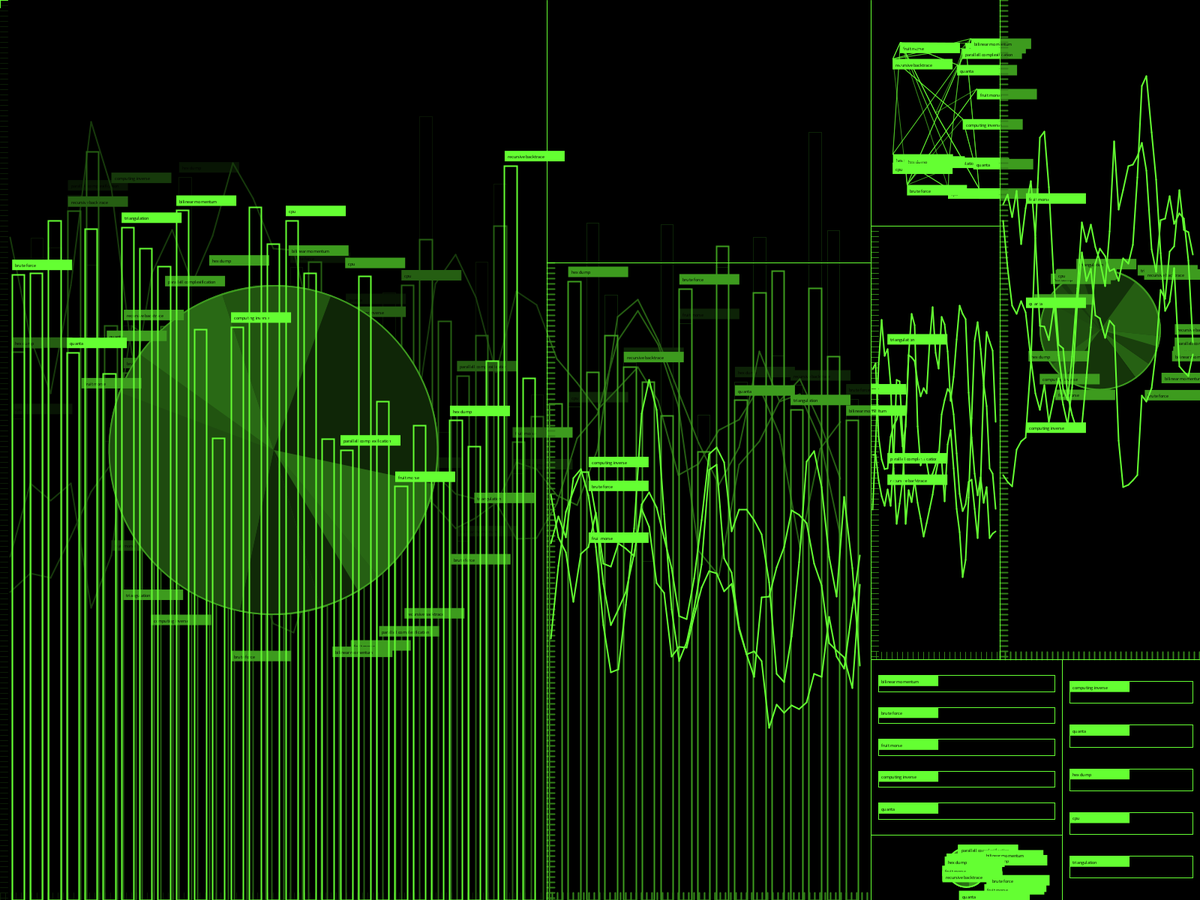
Frame 1 (no input)
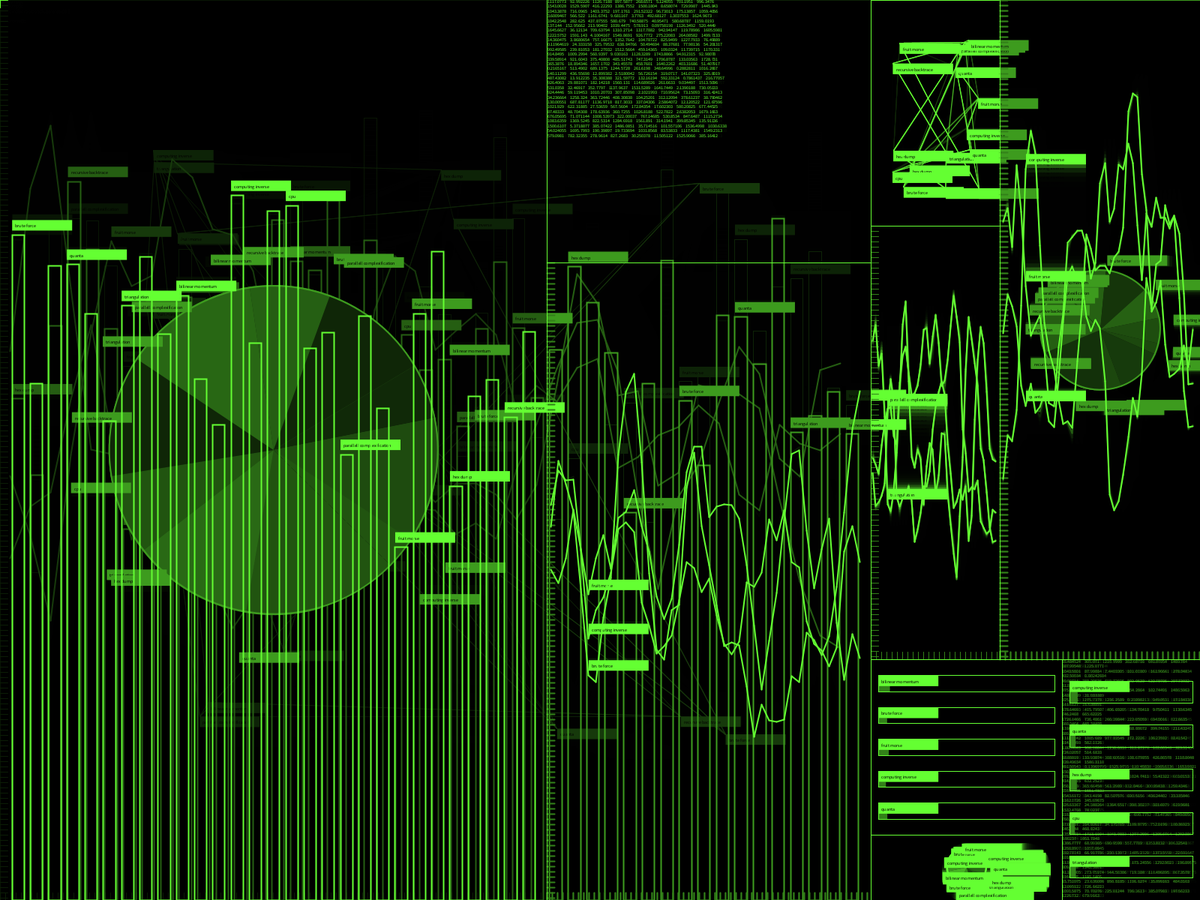
Frame 60 (the mouse pressed at the canvas centre just before this capture)
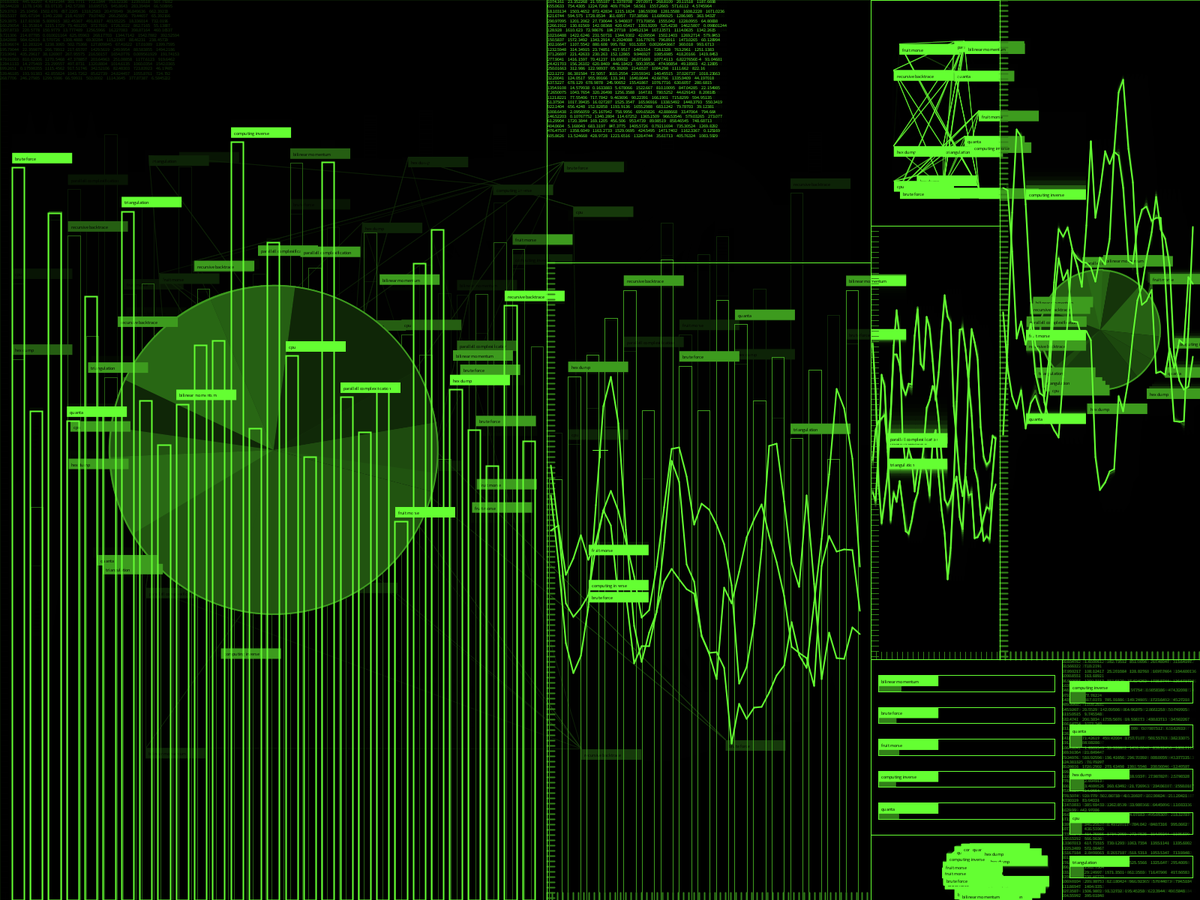
Frame 120 (the mouse held since frame 60 and released just before this capture)

The Processing sketch that drew these frames (run headless with seeded random() and noise(); from frame 60 on, the mouse is pressed at the canvas centre):

// Processing sketch: hacktivity_monitor
// ── hacktivity_monitor.pde
color bg = color(0);
color fg = color(100, 255, 50);
int textS = 6;
int resetDelay = 400;
int cursor = 10;

void setup() {
  fullScreen();
  //size(500, 500);
  noCursor();
  background(bg);
}

float t = 0;
Item i = new HorizSplit(1);
void draw() {
  fill(bg, 100);
  rect(0, 0, width, height);
  //background(bg);
  t+=0.01;
  i.make(width, height);
  
  stroke(fg);
  line(mouseX, mouseY-cursor, mouseX, mouseY+cursor);
  line(mouseX-cursor, mouseY, mouseX+cursor, mouseY);
}

String[] garbage = {"bilinear momentum", "brute force", "fruit morse", "computing inverse", "quanta", "hex dump", "cpu", "triangulation", "recursive backtrace", "parallell complexification"};
String filler(int i) {
  return garbage[i%garbage.length];
}

void label(String t) {
  textSize(textS);
  fill(fg);
  noStroke();
  //rect(0, 0, textWidth(text)+8, textS+8); // doesn't work for some reason
	rect(0, 0, 80, textS+8);

  fill(bg);
  text(t, 4, textS+4);
}

abstract class Item {
  abstract void make(float w, float h);
}

Item generateItem(int level) {
  return generateItem(level, random(1)<0.5);
}

Item generateItem(int level, boolean horizontal) {
  if (random(1)<0.9 && level<5) {
    if (random(1)<0.4) {
      return new StackItem(level);
    }
    if (horizontal) {
      return new HorizSplit(level);
    } else {
      return new VertSplit(level);
    }
  } else {
    switch((int)random(7)) {
    case 0:
      return new Code();
    case 1:
      return new Web();
    case 2:
      return new Bar();
    case 3:
      return new Line();
    case 4:
      return new Pie();
    case 5:
      return new Data();
    case 6:
      return new Progress();
    }
  }
  return null;
}

class StackItem extends Item {
  Item a;
  Item b;

  int l;

  public StackItem(int level) {
    l = level;
    reset();
  }

  int frame = (int)random(resetDelay);
  void make(float w, float h) {
    frame++;
    if (frame%resetDelay==0) {
      reset();
    }

    a.make(w, h);
    fill(bg, 100);
    noStroke();
    rect(0, 0, w, h);
    b.make(w, h);
  }

  void reset() {
    if (random(1)>0.5||a==null) {
      a = generateItem(l+1);
    }
    if (random(1)>0.5||b==null) {
      b = generateItem(l+1);
    }
  }
}

class HorizSplit extends Item {
  float split = random(0.25, 0.75);
  Item a;
  Item b;

  int l;

  public HorizSplit(int level) {
    l = level;
    reset();
  }

  int frame = (int)random(resetDelay);
  void make(float w, float h) {
    frame++;
    if (frame%resetDelay==0) {
      reset();
    }

    a.make(w*split, h);
    pushMatrix();
    translate(w*split, 0);
    b.make(w*(1-split), h);
    popMatrix();

    stroke(fg);
    strokeWeight(1);
    line(w*split, 0, w*split, h);
  }

  void reset() {
    split = random(0.25, 0.75);

    boolean horizontal = height<min(split, 1-split)*width;
    if (random(1)>0.5||a==null) {
      a = generateItem(l+1, horizontal);
    }
    if (random(1)>0.5||b==null) {
      b = generateItem(l+1, horizontal);
    }
  }
}

class VertSplit extends Item {
  float split = random(0.25, 0.75);
  Item a;
  Item b;
  int frame = (int)random(resetDelay);

  int l;

  public VertSplit(int level) {
    l = level;
    reset();
  }
  void make(float w, float h) {
    frame++;
    if (frame%resetDelay==0) {
      reset();
    }

    a.make(w, h*split);
    pushMatrix();
    translate(0, h*split);
    b.make(w, h*(1-split));
    popMatrix();

    stroke(fg);
    strokeWeight(1);
    line(0, h*split, w, h*split);
  }

  void reset() {
    split = random(0.25, 0.75);
    boolean horizontal = min(split, 1-split)*height<width;
    if (random(1)>0.5||a==null) {
      a = generateItem(l+1, horizontal);
    }
    if (random(1)>0.5||b==null) {
      b = generateItem(l+1, horizontal);
    }
  }
}

abstract class Text extends Item {
  String code = "";
  int frame = 0;
  void make(float w, float h) {
    textSize(textS);

    frame ++;
    if (frame%2 == 0) {
      addCode();
    }
    int lines = code.split("\\n").length;
    if (lines*textS*2>h) {
      code = code.replaceFirst("([^\\n]+\\n)", "");
      lines--;
    }

    fill(fg);
    text(code, 0, 0, w, h);
  }

  abstract void addCode();
}

class Progress extends Item {
  float time = 0;
  int seed = (int)random(300);
  float[] progress = new float[5];
  void make(float w, float h) {
    time+=0.1;
    float rowHeight = h/(progress.length*2+1);
    for (int i = 0; i<progress.length; i++) {
      progress[i]+=noise(i, time)/500;

      pushMatrix();
      translate(10, rowHeight*(i*2+1));

      fill(lerpColor(bg, fg, progress[i]<1?0.5:(sin((float)time*3)/8+0.5)));
      noStroke();
      rect(0, 0, (w-20)*min(progress[i], 1), rowHeight);

      noFill();
      stroke(fg);
      strokeWeight(1);
      rect(0, 0, w-20, rowHeight);

      label(filler(i+seed));
      popMatrix();
    }
  }
}

class Code extends Text {
  float seed = random(200);

  int indentation = 0;
  String[] control = {"for(Complex root: crack.generate())", "if(confirmPassword(input))", "while(forger.hasNext())", "private class Identifier"};
  void addCode() {
    switch((int)random(4)) {
    case 0:
      code+=spaces()+filler((int)(seed+random(100))).replaceAll(" ", ".")+"();\n";
      break;
    case 1:
      code+=spaces()+control[(int)(random(control.length))]+"  {\n";
      indentation++;
      break;
    case 2:
      if (indentation>0) {
        indentation--;
        code+=spaces()+"}\n";
      }
      break;
    case 3: // do nothing
      break;
    }
  }

  String spaces() {
    String answer = "";
    for (int i = 0; i<indentation; i++) {
      answer+="   ";
    }
    return answer;
  }
}

class Data extends Text {
  float seed = random(200);

  void addCode() {
    for (int i = 0; i<8; i++) {
      code+=sq(random(42))+"    ";
    }
    code+="\n";
  }
}

class Web extends Item {
  float seed = random(200);
  void make(float w, float h) {
    float angle = noise(seed, t/10)*2;
    float[][] points = new float[4][2];
    pushMatrix();
    translate(w/2, h/2);

    for (int i = 0; i<16; i++) {
      angle+=1;
      pushMatrix();
      float x = cos(angle*i)*w/3;
      float y = sin(angle*(i+1))*h/3;

      stroke(fg, 140);
      for (int j = 0; j<4; j++) {
        float[] point = points[(int)(noise(seed+j, i, t)*points.length)];
        line(x, y, point[0], point[1]);
      }
      points[(int)(noise(seed+1, i, t)*points.length)] = new float[]{x, y};


      translate(x, y);
      label(filler(i+(int)seed));
      popMatrix();
    }
    popMatrix();
  }
}

class Bar extends Item {
  float seed = random(200);
  void make(float w, float h) {
    int num = (int)(w/25);
    float con = w/(num+1);
    for (int i = 0; i<num; i++) {
      //fill(fg);
      //noStroke();
      stroke(fg);
      noFill();
      float value = h*(1- noise(seed, t+0.23*i, i)*0.8);
      float x = con*(2.0/3+i);
      rect(x, h, con/3*2, -value);

      if (i%3==0) {
        pushMatrix();
        translate(x, h-value-20);
        label(filler(i+(int)seed));
        popMatrix();
      }
    }
  }
}

class Line extends Item {
  int num = 42;
  float seed = random(200);
  void make(float w, float h) {

    // draw ticks
    int step = 7;
    stroke(lerpColor(bg, fg, 0.5));
    for (int x = 0; x<w; x+=step) {
      line(x, h, x, h-10);
    }
    for (int y = 0; y<h; y+=step) {
      line(0, y, 10, y);
    }

    // draw the graph
    float con = w/(num+1);
    for (int i = 0; i<num-1; i++) {
      for (int j = 0; j<3; j++) {
        stroke(fg);
        strokeWeight(2);
        line(con*(0.5+i), h*noise(seed, t+0.23*i, j), 
          con*(1.5+i), h*noise(seed, t+0.23*(i+1), j));
        if (i==5) {
          pushMatrix();
          translate(con*(0.5+i), h*noise(seed, t+0.23*i, j)-20);
          label(filler(j+(int)seed));
          popMatrix();
        }
      }
    }
  }
}

class Pie extends Item {
  float seed = random(200);
  void make(float w, float h) {
    pushMatrix();
    translate(w/2, h/2);
    stroke(fg);
    strokeWeight(2);
    float diameter = min(w, h)*0.6;

    float angle = noise(seed, t)*2;
    for (int i = 0; i<16; i++) {
      fill(lerpColor(bg, fg, noise(seed, i+100)));
      float da = sq(noise(seed, i, t))*3;
      arc(0, 0, diameter, diameter, angle, angle+da);
      angle+=da;
    }

    angle = noise(seed, t)*2;
    for (int i = 0; i<16; i++) {
      angle+=sq(noise(seed, i, t))*3;
      pushMatrix();
      translate(cos(angle)*diameter/1.6, sin(angle)*diameter/1.6);
      label(filler(i+(int)seed));
      popMatrix();
    }
    popMatrix();
  }
}
